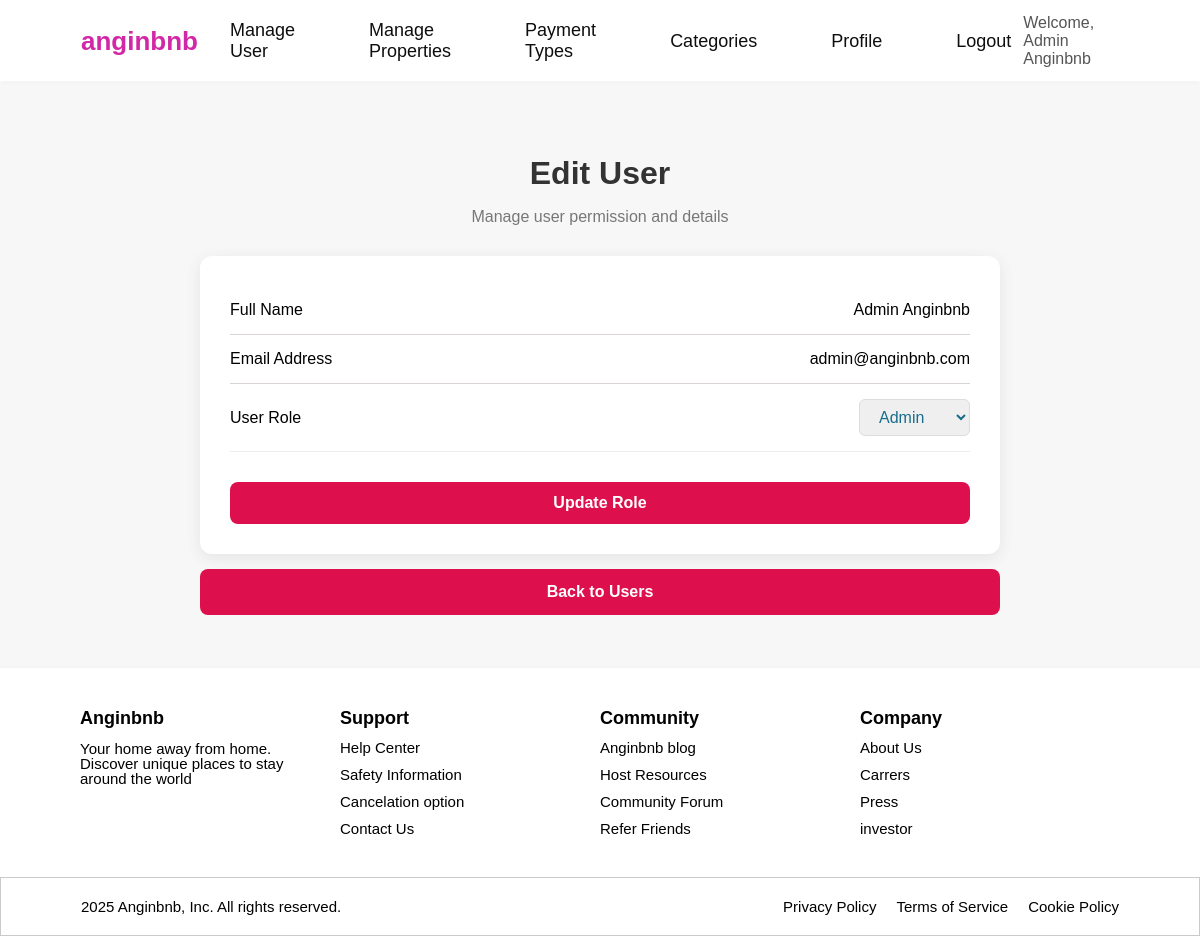
/admin/edit-user.php?id=1 (signed in), run on the app's committed database.
### tables this page shows
CREATE TABLE MsUser (
    UserID INT(10) NOT NULL AUTO_INCREMENT,
    UserName VARCHAR(100) NOT NULL,
    UserEmail VARCHAR(100) NOT NULL,
    UserPassword VARCHAR(20) NOT NULL, 
    UserRole VARCHAR(10) NOT NULL,
    PRIMARY KEY (UserID)
);

### admin/edit-user.php (the view, shortened to what this page needs)
<?php
include '../config/database.php';
$id = mysqli_real_escape_string($connect, $_GET['id']);
$query = "SELECT * FROM MsUser WHERE UserID = '$id'";
$result = mysqli_query($connect, $query);
$data = mysqli_fetch_assoc($result);
include '../components/header.php';
include '../components/navbar.php';
?>
<main>
    <div class="container">
        <h1>Edit User</h1>
        <p>Manage user permission and details</p>
        <div class="user-card">
            <form action="" method="POST">
                <div class="detail-baris">
                    <label>Full Name</label>
                    <div class="value"><?php echo htmlspecialchars($data['UserName']); ?></div>
                </div>
                <div class="detail-baris">
                    <label>Email Address</label>
                    <div class="value"><?php echo htmlspecialchars($data['UserEmail']); ?></div>
                </div>
                <div class="choose-role">
                    <label for="role">User Role</label>
                    <select name="role" id="role">
                        <option value="Admin" <?php if($data['UserRole'] == 'Admin') echo 'selected'; ?>>Admin</option>
                    </select>
                </div>
                <button type="submit" name="update_role" id="update-btn">Update Role</button>
            </form>
        </div>
        <a href="admin/manage-users.php" style="text-decoration:none;">
                    <button type="button" id="back-btn">Back to Users</button>
        </a>
    </div>
</main>
<?php include '../components/footer.php'; ?>

### assets/css/style.css (style rules this page uses)
body { font-family: Arial, sans-serif; background-color: #f7f7f7; color: #333333; min-height: 100vh; margin: 0; padding: 0; display: flex; flex-direction: column; }
a { text-decoration: none; color: inherit; }

### assets/css/home.css (style rules this page uses)
body { background-color: white; color: #333333; min-height: 100vh; display: flex; flex-direction: column; }
a { text-decoration: none; color: inherit; }
main { flex-grow: 1; width: 100%; }

### assets/css/edituser.css (style rules this page uses)
body { font-family: Arial, sans-serif; background-color: #f7f7f7; color: #333333; min-height: 100vh; margin: 0; padding: 0; display: flex; flex-direction: column; }
a { text-decoration: none; color: inherit; }
main { flex-grow: 1; padding: 40px 0px; }
.container { max-width: 800px; margin: 0 auto; padding: 0 30px; }
h1 { font-size: 32px; font-weight: 800; margin-bottom: 5px; text-align: center; color: #333; }
main p { font-size: 16px; color: #777; margin-bottom: 30px; text-align: center; }
.user-card { background-color: white; padding: 30px; border-radius: 12px; box-shadow: 0 4px 15px rgba(70, 69, 69, 0.1); margin-top: 30px; }
.detail-baris { display: flex; justify-content: space-between; align-items: center; padding: 15px 0; border-bottom: 1px solid #dad4d4; }
.detail-baris label { font-size: 16px; font-weight: 500; color: #000000; flex-basis: 30%; }
.detail-baris .value { font-size: 16px; font-weight: 500; color: #000000; margin: 0; text-align: right; }
.choose-role { display: flex; justify-content: space-between; align-items: center; padding: 15px 0; border-bottom: 1px solid #eee; }
.choose-role label { font-size: 16px; font-weight: 500; color: #000000; }
.choose-role select { padding: 8px 15px; border: 1px solid #ddd; border-radius: 6px; font-size: 16px; font-weight: 500; color: #186c8d; }
#update-btn { background-color: rgb(221, 16, 77); color: white; padding: 12px 25px; border: none; border-radius: 8px; font-size: 16px; font-weight: bold; width: 100%; margin-top: 30px; }
#back-btn { background-color: rgb(221, 16, 77); color: white; padding: 14px 20px; border-radius: 8px; font-size: 16px; font-weight: bold; width: 100%; margin-top: 15px; margin-left: 0; border: 0px; }

### data on the page
msuser: UserName "Admin Anginbnb", UserEmail "admin@anginbnb.com", role "Admin"

### other printed values
$_SESSION['user_name'] "Admin Anginbnb"
